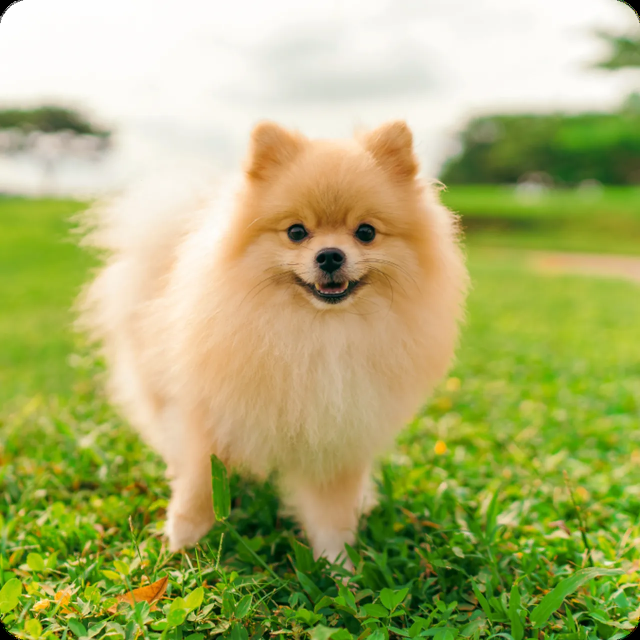
#> input picture photos/image.png, 1280 x 1280 px (shown at 1/2 size)
$ python masking.py
#> lines starting #> are read from the running program, lines starting #| are printed output that depends on the picture; after the words box and inside, x2 and y2 are one past the last pixel; in counts of white or black regions, pixels touching at a corner belong together
import cv2 as cv
import numpy as np

img = cv.imread('photos/image.png')
#> img is the input picture: shape (1280, 1280, 3); mean B, G, R 109, 176.5, 171.8
# blankimg
blank = np.zeros(img.shape[:2], dtype='uint8')

circle = cv.circle(blank.copy(), (img.shape[1]//2 + 90, img.shape[0]//2 ) , 150,255 , -1)
# cv.imshow('mask', mask)

rectangle = cv.rectangle(blank.copy(), (30,30),(370,370), 255, -1)

comb = cv.bitwise_and(circle, rectangle)
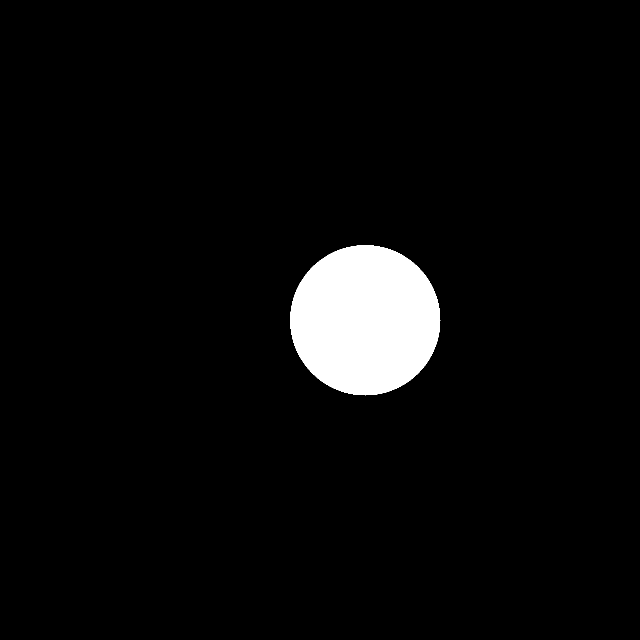
#> circle: shape (1280, 1280) (shown at 1/2 size); 4.3% white; 1 white region, box (x1, y1, x2, y2) and area: (580, 490, 881, 791) 70681


masked = cv.bitwise_and(img, img, mask=comb)
#> masked: shape (1280, 1280, 3); every value is 0
cv.imshow('masked', masked)


# [11 lines of commented-out code are left out]
cv.waitKey(0)

$ run again, with photos/chess.png copied over photos/image.png
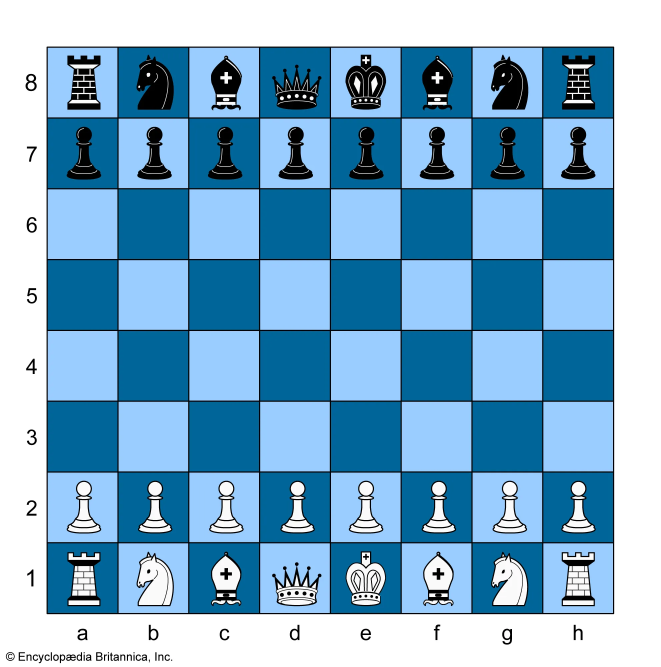
#> input picture photos/chess.png, 1982 x 2000 px (shown at 1/3 size)
#> img is the input picture: shape (2000, 1982, 3); mean B, G, R 202.9, 171.2, 124.2
#> `comb = cv.bitwise_and(circle, rectangle)`:
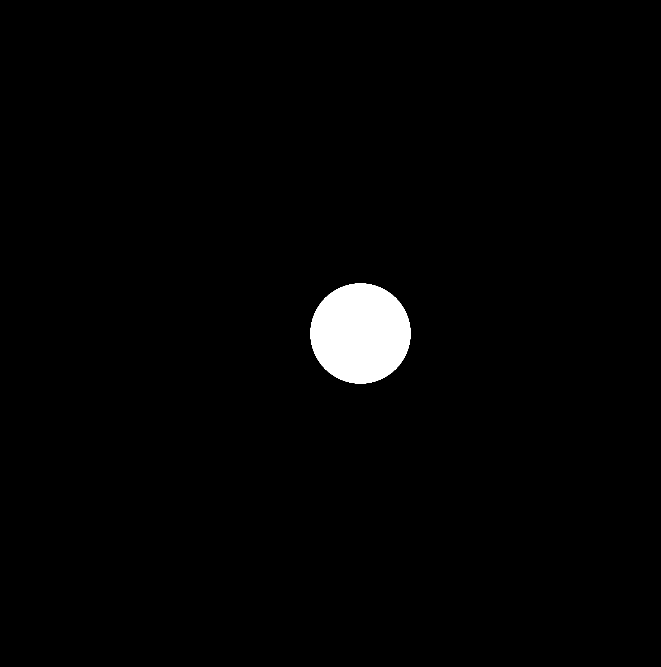
#> circle: shape (2000, 1982) (shown at 1/3 size); 1.8% white; 1 white region, box (x1, y1, x2, y2) and area: (931, 850, 1232, 1151) 70681
#> masked: shape (2000, 1982, 3); every value is 0
